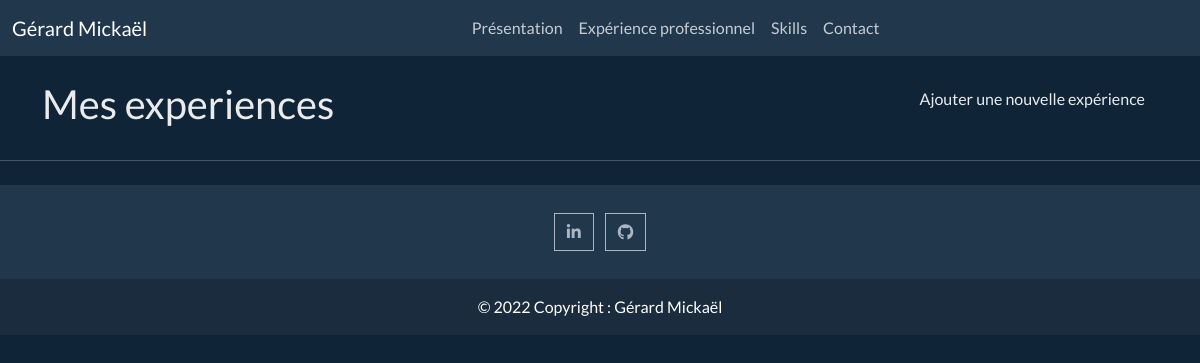
Page /experience on the earlier database version.
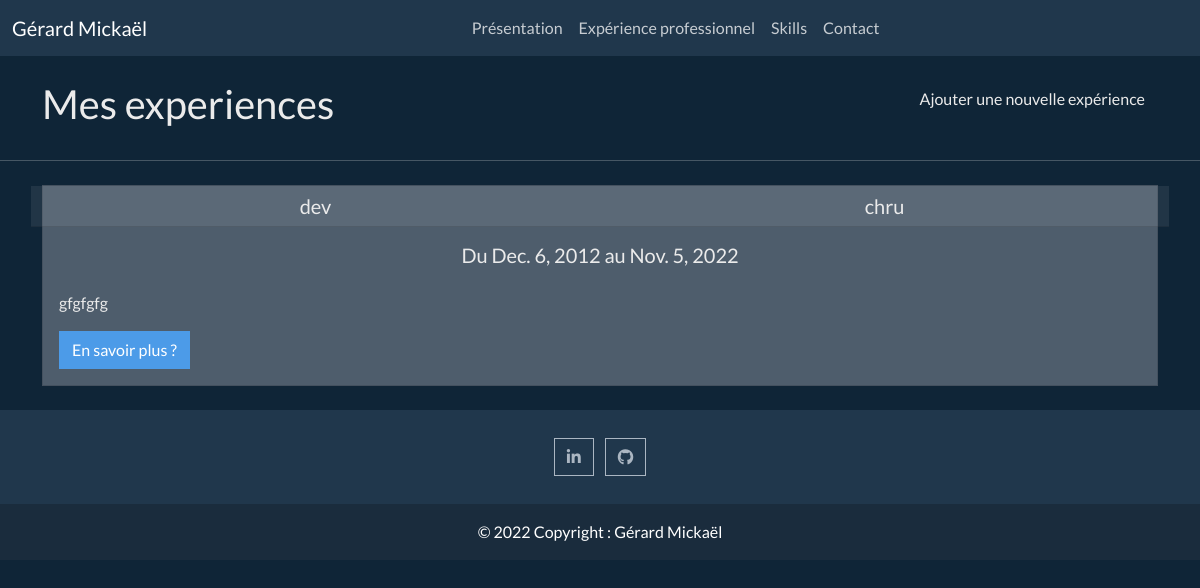
Same page on the later database version.
### experience/models.py (models this page shows, shortened)
class ExperiencePro(models.Model):
    metier = models.CharField(max_length=150)
    societe = models.CharField(max_length=150)
    contenu = models.TextField()
    slug = models.SlugField(max_length=100)
    date_start = models.DateField()
    date_end = models.DateField()
    image = models.ImageField(default='default.jpg')

### experience/views.py (the view)
# urls.py: path('experience', views.experiences_pro, name='experiences'),
def experiences_pro(request):
    experiences = ExperiencePro.objects.all()
    return render(request, 'experience/experience.html', context={'experiences': experiences})

### experience/templates/experience/experience.html (shortened to what this page needs)
{% extends 'navbar_footer.html' %}
{% block contenu %}
    <div class="container mt-4">
        <div class="row">
            <div class="col-lg-6 text-lg-start">
                <h1>Mes experiences</h1>
            </div>
            <div class="col-lg-6 text-lg-end">
                <a  class="btn btn-black" href="{% url 'experiences:creer' %}">Ajouter une nouvelle expérience</a>
            </div>
        </div>
    </div>
    <hr class="my-4">
<div class="container">
    {% for experience in experiences %}
    <div class="card mb-4">
        <div class="row">
          <h5 class="card-header col-6 text-center">{{ experience.metier }}</h5>
            <h5 class="card-header col-6 text-center">{{ experience.societe }}</h5>
        </div>
        <div class="card-body text-truncate">
            <h5 class="card-title text-center mb-4">Du {{experience.date_start}} au {{experience.date_end}}</h5>
            <p class="card-text">{{experience.contenu}}</p>
            <a href="{% url 'experiences:experience' slug=experience.slug %}" class="btn btn-primary" >En savoir plus ?</a>
        </div>
    </div>
    {% endfor %}
</div>
{% endblock %}

Differences in the rows shown:
added ExperiencePro: metier "dev", societe "chru", date_start "Dec. 6, 2012", date_end "Nov. 5, 2022", contenu "gfgfgfg"
